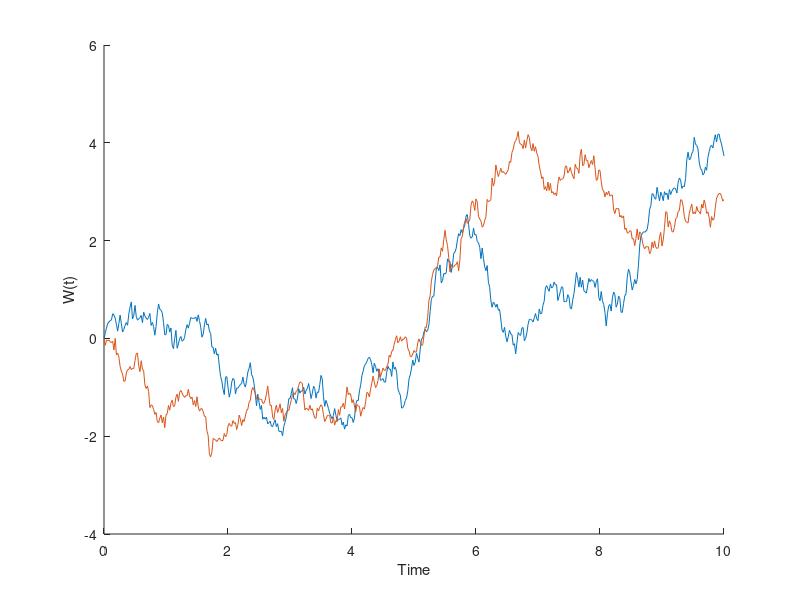

Write the MATLAB code that produced this figure.
sigma=.2;
S0=80; 
r=.04;D=0;
T=10; 
KP=100; 
dt =1/50; 
N=T/dt;   
x = 0:dt:T;
Brownian = sqrt(dt)*randn(2,N);
Num = zeros(2,N+1);
for t = 2:N+1
Num(1,t) = Num(1,t-1)+Brownian(1,t-1);
Num(2,t) = Num(2,t-1)+Brownian(2,t-1);
end 
hold on
P1 = plot(x,Num(1,:)); 
P2 = plot(x,Num(2,:)); 
ylabel('W(t)')
xlabel('Time')